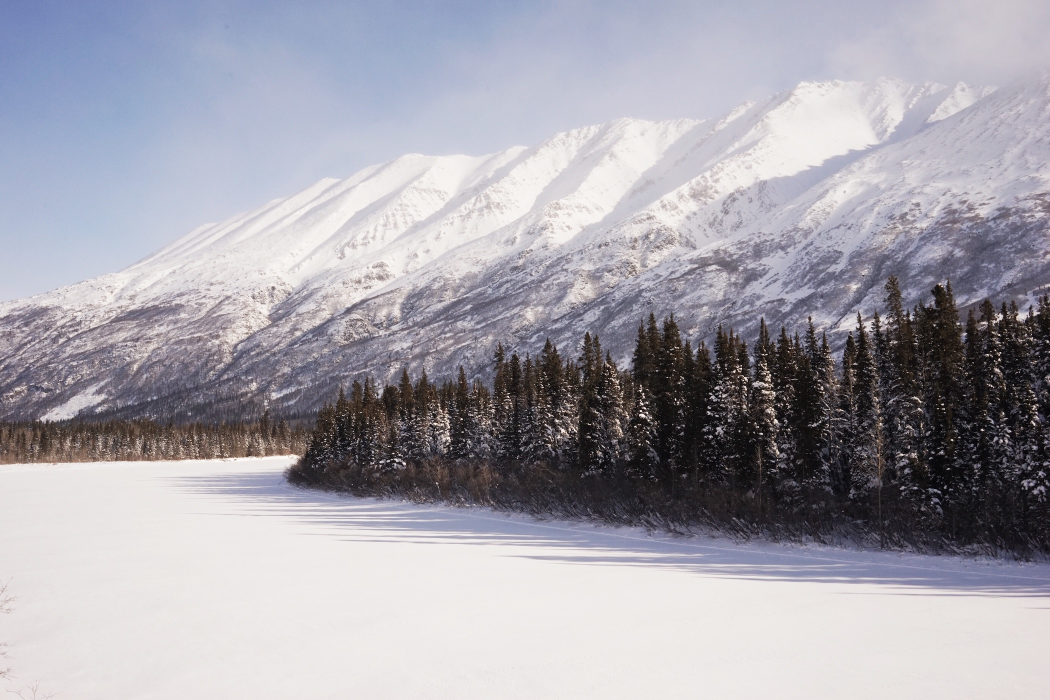
#> input picture image/original/example1.jpg, 2100 x 1400 px, found by its file name (shown at 1/2 size)
$ python '7 demo shape.py'
#> lines starting #> are read from the running program, lines starting #| are printed output that depends on the picture; after the words box and inside, x2 and y2 are one past the last pixel; in counts of white or black regions, pixels touching at a corner belong together
### athec/misc.py
# -*- coding: utf-8 -*-
import os, sys, random, shutil, pprint
import cv2
import numpy as np
from PIL import Image, ImageFile

def create_path(filepath):
    filepathfolder = os.path.dirname(filepath)
    if not os.path.exists(filepathfolder): os.makedirs(filepathfolder)

def make_path(filepath, suffix = None):
    imgbasename = os.path.basename(filepath)
    if isinstance(suffix, str):
        imgbasename = imgbasename + "." + suffix
    imgname = imgbasename if imgbasename.lower().endswith(".png") else imgbasename + '.png'
    filepathfolder = os.path.dirname(filepath)
    if not os.path.exists(filepathfolder):
        os.makedirs(filepathfolder)
    newfilepath = os.path.join(filepathfolder, imgname)
    return(newfilepath)

# [18 lines left out: functions copy_file, save_list_to_txt, save_dict_to_txt, not called in this run]

def printd(d):
    pprint.pprint(d, sort_dicts=False)

# [136 lines left out: functions attr_size, attr_mode, tf_resize, tf_binary, read_img_rgb, read_img_bgr, not called in this run]

def read_img_gray(img):
#> called with img = 'image/resize/example1.jpg'
    if isinstance(img, str):
        try:
            img = cv2.imread(img)
#> img is the input picture: shape (1400, 2100, 3); mean B, G, R 171.5, 162.9, 165
            if len(img.shape) == 3:
                img = cv2.cvtColor(img, cv2.COLOR_BGR2GRAY)
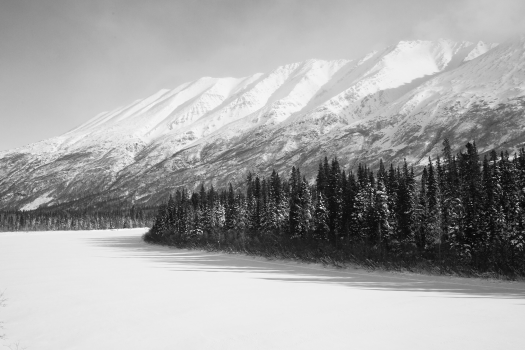
#> img: shape (1400, 2100) (shown at 1/4 size); min 0, max 254, mean 164.5
                return(img)
            elif len(img.shape) == 2:
                return(img)
            else:
                raise ValueError("Need to provide correct input image")
        except:
            raise ValueError("Can't read file")
    elif isinstance(img, np.ndarray):
        if len(img.shape) == 3:
            img = cv2.cvtColor(img, cv2.COLOR_RGB2GRAY)
            return(img)
        elif len(img.shape) == 2:
            return(img)
        else:
            raise ValueError("Need to provide correct input image")
    else:
        raise ValueError("Need to provide image path or image array")

# [21 lines left out: functions inspect, split_block, not called in this run]

### athec/edge.py
import os, random, math
import numpy as np
import cv2
import scipy.spatial, scipy.stats
from . import misc, box

def tf_edge_canny(img,
                  save_path = None,
                  otsu_ratio = 0.5,
                  thresholds = None,
                  gaussian_blur_kernel = None):
    gray = misc.read_img_gray(img)
    if gaussian_blur_kernel:
        gray = cv2.GaussianBlur(gray, gaussian_blur_kernel, 0)
    if thresholds:
        edge = cv2.Canny(gray, threshold1 = thresholds[0], threshold2 = thresholds[1])
    elif otsu_ratio:
        ret, thresh = cv2.threshold(gray, 0, 255, cv2.THRESH_BINARY + cv2.THRESH_OTSU)
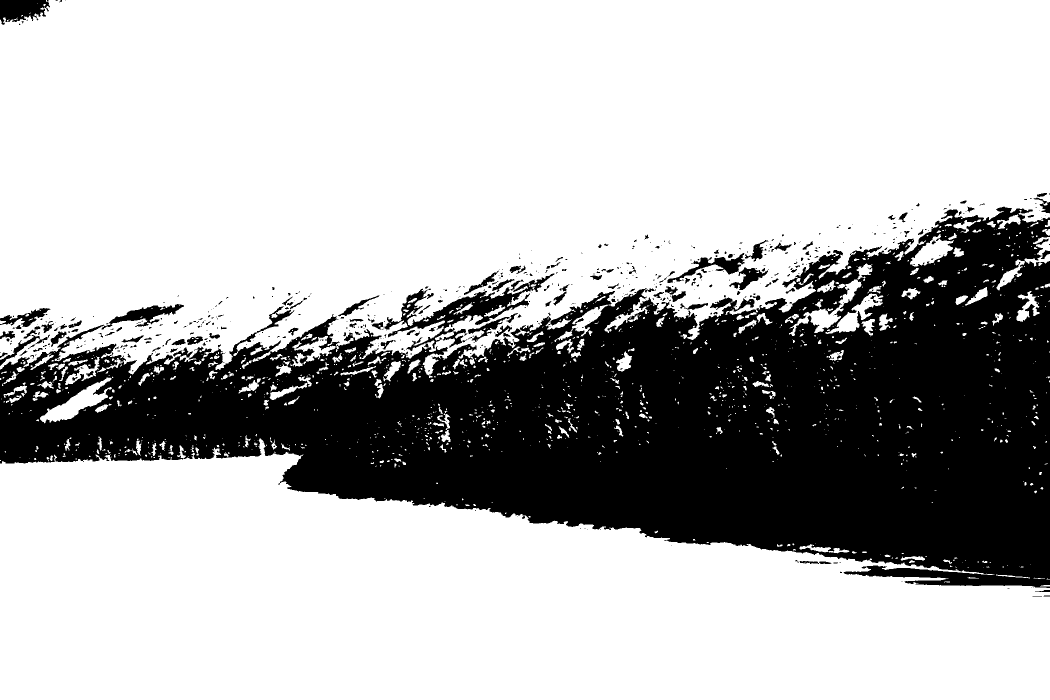
#> thresh: shape (1400, 2100) (shown at 1/2 size); 71.4% white; 579 black regions (423 under 20 px), largest, box (x1, y1, x2, y2) and area: (0, 413, 2100, 1176) 811233, (0, 0, 100, 50) 3401, (203, 608, 368, 659) 2594
#> ret = 135
        edge = cv2.Canny(gray, threshold1 = (ret * otsu_ratio), threshold2=ret)
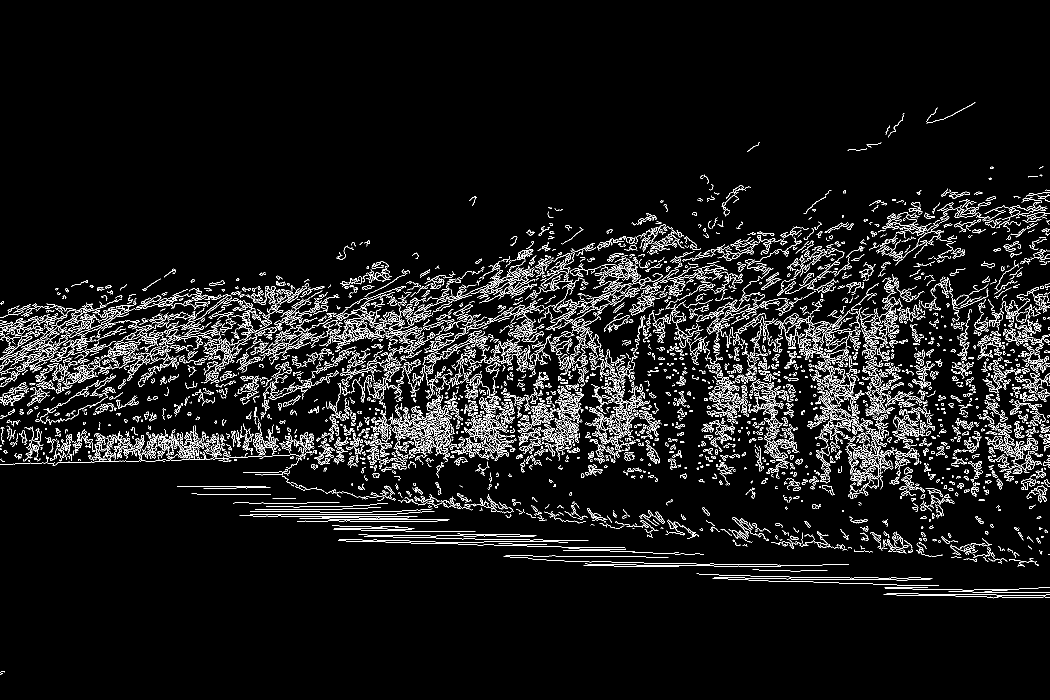
#> edge: shape (1400, 2100) (shown at 1/2 size); 6% white in thin lines or dots, all inside (x1, y1, x2, y2) = (0, 204, 2100, 1349)
    else:
        raise ValueError("Need to provide either thresholds or otsu_ratio")

    if isinstance(save_path, str):
        save_path = misc.make_path(save_path)
        cv2.imwrite(save_path, edge)
    return(edge)

# [39 lines left out: functions attr_complexity_edge, attr_complexity_edge_box, not called in this run]

### athec/shape.py
import os, math, random
import cv2
import numpy as np
import scipy.stats
from . import misc

def summary_line(arr):
    arr = np.array(arr)
    arr = arr.flatten()
    n = len(arr)
    if n == 0:
        import warnings
        warnings.warn("No lines are found! Summary statistics are returned as -99999.")
        return([-99999] * 9)
    m = np.mean(arr)
    med = np.median(arr)
    std = np.std(arr)
    min = np.amin(arr)
    max = np.amax(arr)
    q1 = np.percentile(arr, 25)
    q3 = np.percentile(arr, 75)
    skewness = scipy.stats.skew(arr)
    kurto = scipy.stats.kurtosis(arr)
    rlist = [m, med, std, min, max, q1, q3, skewness, kurto]
    return(rlist)

# [12 lines left out: function summary_orientation, not called in this run]

def summary_degree(arr):
    arr = np.array(arr)
    arr = arr.flatten()
    n = len(arr)
    if n == 0:
        import warnings
        warnings.warn("No lines are found! Summary statistics are returned as -99999.")
        return([-99999] * 2)
    cm = scipy.stats.circmean(arr, high = 90, low = -90)
    cstd = scipy.stats.circstd(arr, high = 90, low = -90)
    rlist = [cm, cstd]
    return(rlist)

def attr_line_hough_edge(img,
                         save_path = None,
                         horizontal_degree = 10,
                         vertical_degree = 80,
                         HoughLinesP_rho = 1,
                         HoughLinesP_theta = np.pi/90,
                         HoughLinesP_threshold = 0,
                         HoughLinesP_minLineLength = 20,
                         HoughLinesP_maxLineGap = 2,
                         return_summary = False):

#> called with horizontal_degree = 10, vertical_degree = 80, HoughLinesP_rho = 1, HoughLinesP_theta = 0.0349, HoughLinesP_threshold = 0, HoughLinesP_minLineLength = 10, HoughLinesP_maxLineGap = 2, return_summary = True
    edges = misc.read_img_gray(img)
    if isinstance(save_path, str):
        bgr = cv2.cvtColor(edges,cv2.COLOR_GRAY2BGR) # so we can draw lines in color

    lines = cv2.HoughLinesP(edges,
                            rho = HoughLinesP_rho,
                            theta = HoughLinesP_theta,
                            threshold = HoughLinesP_threshold,
                            minLineLength = HoughLinesP_minLineLength,
                            maxLineGap = HoughLinesP_maxLineGap) # detect lines
#> lines = 1640 rows, first 6: [1065, 893, 1066, 883], [43, 653, 43, 643], [382, 599, 392, 601], [1980, 712, 1980, 701], [1707, 909, 1718, 905], [374, 776, 392, 772]

    attributes = ["n_line","n_line_hor","n_line_ver","n_line_slant"]
    if return_summary:
        statnames = ["mean","median","std_dev","min","max","quartile_1","quartile_3","skew","kurtosis"]
        attributes =  attributes[:] + \
            ["_".join(["line_length", var]) for var in statnames] + \
            ["_".join(["line_orientation", var]) for var in statnames] + \
            ["line_orientation_circular_mean","line_orientation_circular_std_dev"] + \
            ["_".join(["line_hor_length", var]) for var in statnames] + \
            ["_".join(["line_ver_length", var]) for var in statnames] + \
            ["_".join(["line_slant_length", var]) for var in statnames]

    if lines is None:
        rlist = [0] * 4
        if return_summary:
            import warnings
            warnings.warn("No lines are detected! Summary statistics are returned as -99999.")
            rlist = [0] * 4 + [-99999] * 48
    else:
        rads = []; degrees = []
        lengths = []; lengths_hor = []; lengths_ver = []; lengths_dyn = []
        for line in lines:
            x1,y1,x2,y2 = line[0]
            length = (  (x1-x2)**2 + (y1-y2)**2  )**0.5
            lengths.append(length)
            rad = math.atan2(y2-y1, x2-x1)
            rads.append(rad)
            degree = math.degrees(rad)
            degrees.append(degree)
            abdegree = abs(degree)
            if abdegree <= horizontal_degree: # horizontal lines
                lengths_hor.append(length)
                if isinstance(save_path, str): bgr = cv2.line(bgr,(x1,y1),(x2,y2),(255,204,0),2) # sky blue
            elif abdegree >= vertical_degree: # vertical lines
                lengths_ver.append(length)
                if isinstance(save_path, str): bgr = cv2.line(bgr,(x1,y1),(x2,y2),(114,128,250),2)# salmon
            else: # slanting lines
                lengths_dyn.append(length)
                if isinstance(save_path, str): bgr = cv2.line(bgr,(x1,y1),(x2,y2),(95,253,239),2) # cornsilk
#> this loop made 1640 passes
#> (x1, y1, x2, y2, length, rad, degree, abdegree) on passes 1 to 3: (1065, 893, 1066, 883, 10.05, -1.47, -84.29, 84.29), (43, 653, 43, 643, 10, -1.57, -90, 90), (382, 599, 392, 601, 10.2, 0.197, 11.31, 11.31)
#> pass 1, in attr_line_hough_edge, `if isinstance(save_path, str): bgr = cv2.line(bgr,(x1,y1),(x2,y2),(114..`:
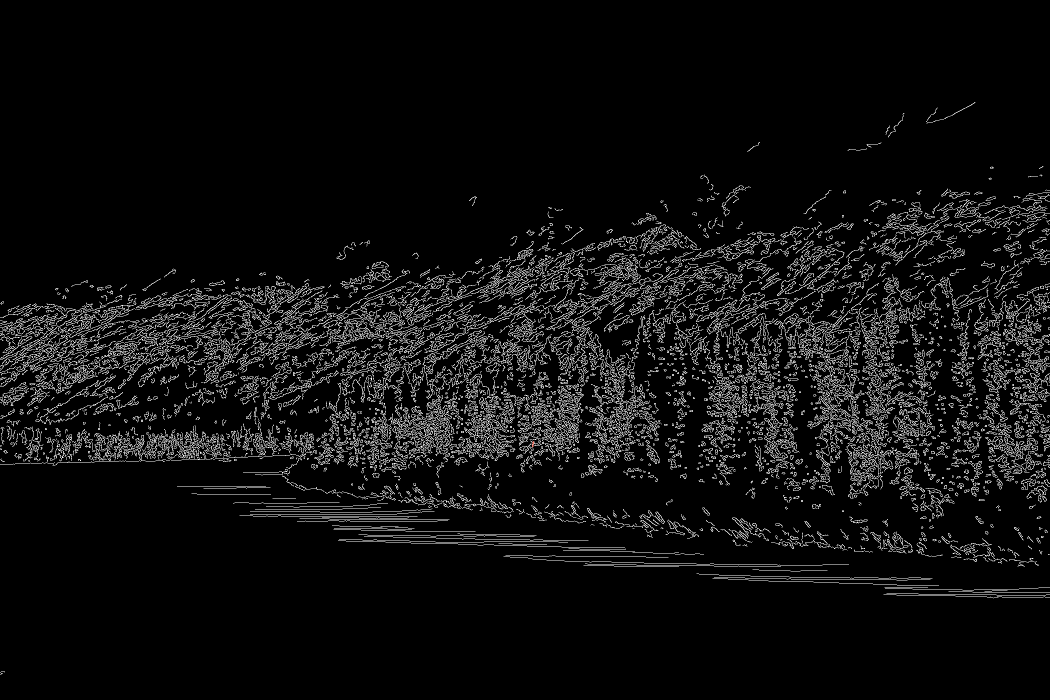
#> bgr: shape (1400, 2100, 3) (shown at 1/2 size); mean B, G, R 15.4, 15.4, 15.4
#> after the loop:
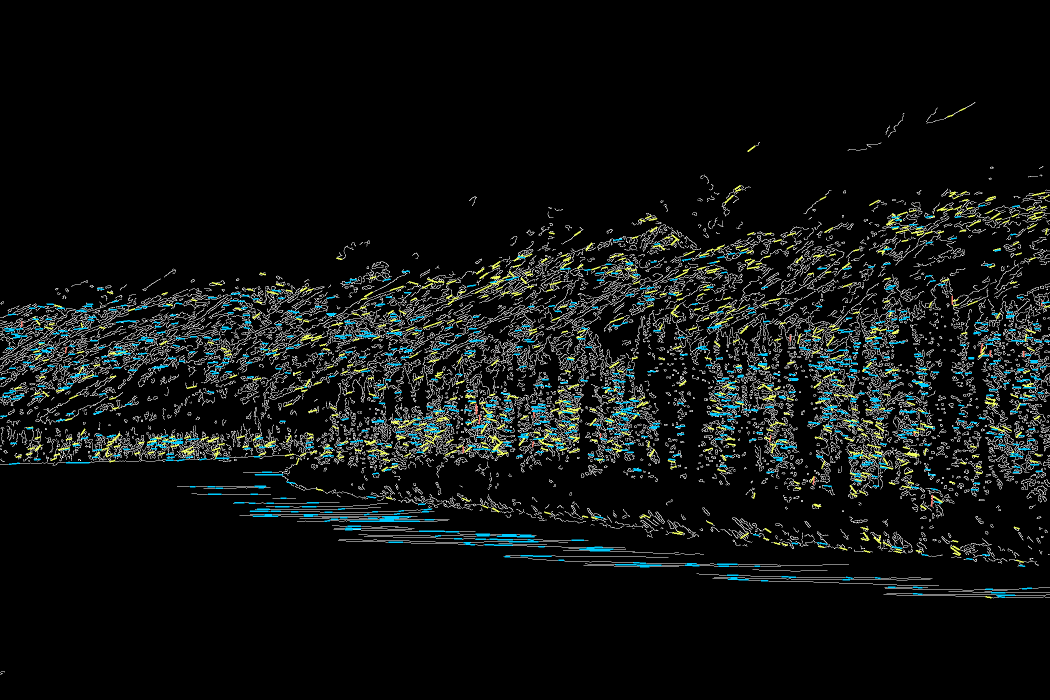
#> bgr: shape (1400, 2100, 3) (shown at 1/2 size); mean B, G, R 17.4, 18.3, 15.5

        rlist = [len(lines),len(lengths_hor),len(lengths_ver),len(lengths_dyn)]
        if return_summary:
            rlist = rlist[:] + summary_line(lengths)[:] + \
                summary_line(degrees)[:] + \
                summary_degree(degrees)[:] + \
                summary_line(lengths_hor)[:] + \
                summary_line(lengths_ver)[:] + \
                summary_line(lengths_dyn)[:]

    d = dict(zip(attributes, rlist))
    if isinstance(save_path, str):
        save_path = misc.make_path(save_path)
        cv2.imwrite(save_path, bgr)
    return(d)

### 7 demo shape.py
import os
from athec import misc, edge, shape
import numpy as np

img_folder = os.path.join("image", "original")
resize_folder = os.path.join("image", "resize")
tf_folder = os.path.join("image", "transform")

imgname = "example1.jpg"
img = os.path.join(resize_folder, imgname)

'''
Perform Canny edge detection and results will be used in line detection.
'''
edges = edge.tf_edge_canny(img,
                           otsu_ratio = 0.5,
                           gaussian_blur_kernel = (5,5))

'''
Calculate line dynamics based on edge map.
Return:
(1) the number of lines detected
(2) summary statistics of line lengths.
(2) summary statistics of line orientations (including circular mean and circular standard deviation).
(1) the number of horizontal lines and summary statistics of their lengths.
(1) the number of vertical lines and summary statistics of their lengths.
(1) the number of slanting lines and summary statistics of their lengths.
save_path (optional, default None): str. If provided, a visualization will be saved to this location.
return_summary (optional, default False): bool. Whether summary statistics will be returned.
horizontal_degree (optional, default 10): int. Lines with orientations between -horizontal_degree and horizontal_degree will be categorized as horizontal lines.
vertical_degree (optional, default 80): int. Lines with orientations smaller than -vertical_degree or larger than vertical_degree will be categorized as vertical lines.
HoughLinesP_rho, HoughLinesP_theta, HoughLinesP_threshold, HoughLinesP_minLineLength, HoughLinesP_maxLineGap: parameters for line detection. The function uses Probabilistic Hough Line Transform to detect lines. See
https://docs.opencv.org/3.4/d9/db0/tutorial_hough_lines.html
'''
result = shape.attr_line_hough_edge(edges,
                              save_path = os.path.join(tf_folder, "line hough edge canny", imgname),
                              horizontal_degree = 10,
                              vertical_degree = 80,
                              HoughLinesP_rho = 1,
                              HoughLinesP_theta = np.pi/90,
                              HoughLinesP_threshold = 0,
                              HoughLinesP_minLineLength = 10,
                              HoughLinesP_maxLineGap = 2,
                              return_summary = True)

misc.printd(result)
#> (printed output is left out)
